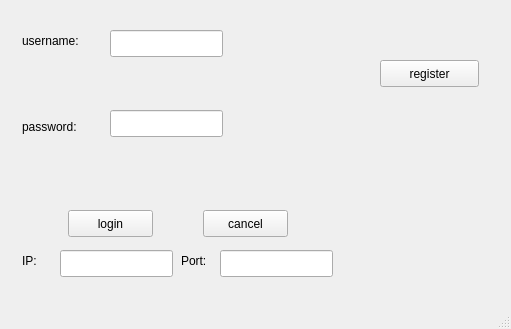
<?xml version="1.0" encoding="UTF-8"?>
<ui version="4.0">
 <class>Login</class>
 <widget class="QMainWindow" name="Login">
  <property name="geometry">
   <rect>
    <x>0</x>
    <y>0</y>
    <width>511</width>
    <height>329</height>
   </rect>
  </property>
  <property name="windowTitle">
   <string>MyQQ Client</string>
  </property>
  <widget class="QWidget" name="centralWidget">
   <widget class="QLabel" name="label">
    <property name="geometry">
     <rect>
      <x>22</x>
      <y>32</y>
      <width>71</width>
      <height>17</height>
     </rect>
    </property>
    <property name="text">
     <string>username:</string>
    </property>
   </widget>
   <widget class="QPushButton" name="m_btnLogin">
    <property name="geometry">
     <rect>
      <x>68</x>
      <y>210</y>
      <width>85</width>
      <height>27</height>
     </rect>
    </property>
    <property name="text">
     <string>login</string>
    </property>
   </widget>
   <widget class="QPushButton" name="m_btnCancel">
    <property name="geometry">
     <rect>
      <x>203</x>
      <y>210</y>
      <width>85</width>
      <height>27</height>
     </rect>
    </property>
    <property name="text">
     <string>cancel</string>
    </property>
   </widget>
   <widget class="QLabel" name="label_4">
    <property name="geometry">
     <rect>
      <x>22</x>
      <y>252</y>
      <width>17</width>
      <height>17</height>
     </rect>
    </property>
    <property name="text">
     <string>IP:</string>
    </property>
   </widget>
   <widget class="QPushButton" name="m_btnRegister">
    <property name="geometry">
     <rect>
      <x>380</x>
      <y>60</y>
      <width>99</width>
      <height>27</height>
     </rect>
    </property>
    <property name="text">
     <string>register</string>
    </property>
   </widget>
   <widget class="QLabel" name="label_5">
    <property name="geometry">
     <rect>
      <x>181</x>
      <y>252</y>
      <width>34</width>
      <height>17</height>
     </rect>
    </property>
    <property name="text">
     <string>Port:</string>
    </property>
   </widget>
   <widget class="QLabel" name="label_3">
    <property name="geometry">
     <rect>
      <x>22</x>
      <y>118</y>
      <width>69</width>
      <height>17</height>
     </rect>
    </property>
    <property name="text">
     <string>password:</string>
    </property>
   </widget>
   <widget class="QLineEdit" name="m_textUserName">
    <property name="geometry">
     <rect>
      <x>110</x>
      <y>30</y>
      <width>113</width>
      <height>27</height>
     </rect>
    </property>
   </widget>
   <widget class="QLineEdit" name="m_textPassword">
    <property name="geometry">
     <rect>
      <x>110</x>
      <y>110</y>
      <width>113</width>
      <height>27</height>
     </rect>
    </property>
   </widget>
   <widget class="QLineEdit" name="m_textIPAddress">
    <property name="geometry">
     <rect>
      <x>60</x>
      <y>250</y>
      <width>113</width>
      <height>27</height>
     </rect>
    </property>
   </widget>
   <widget class="QLineEdit" name="m_textPortNO">
    <property name="geometry">
     <rect>
      <x>220</x>
      <y>250</y>
      <width>113</width>
      <height>27</height>
     </rect>
    </property>
   </widget>
   <zorder>label_5</zorder>
   <zorder>label_3</zorder>
   <zorder>label</zorder>
   <zorder>m_btnLogin</zorder>
   <zorder>m_btnCancel</zorder>
   <zorder>label_4</zorder>
   <zorder>m_btnRegister</zorder>
   <zorder>m_textUserName</zorder>
   <zorder>m_textPassword</zorder>
   <zorder>m_textIPAddress</zorder>
   <zorder>m_textPortNO</zorder>
  </widget>
  <widget class="QStatusBar" name="statusBar"/>
 </widget>
 <layoutdefault spacing="6" margin="11"/>
 <tabstops>
  <tabstop>m_textUserName</tabstop>
  <tabstop>m_textPassword</tabstop>
  <tabstop>m_btnLogin</tabstop>
  <tabstop>m_textIPAddress</tabstop>
  <tabstop>m_textPortNO</tabstop>
  <tabstop>m_btnCancel</tabstop>
  <tabstop>m_btnRegister</tabstop>
 </tabstops>
 <resources/>
 <connections/>
</ui>
